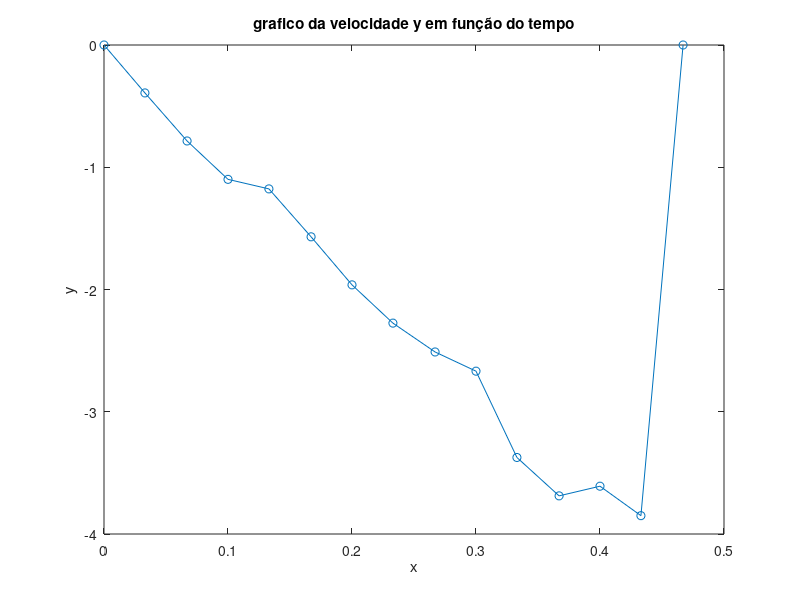

The MATLAB source for this figure:
 x = [0, 0.033, 0.067, 0.1, 0.133, 0.167, 0.2, 0.233, 0.267, 0.3, 0.333, 0.367, 0.4, 0.433, 0.467];
y = [0, -0.392, -0.785, -1.099, -1.177, -1.569, -1.962, -2.275, -2.511, -2.668, -3.374, -3.688, -3.609, -3.85, 0];
plot(x, y, '-o');
xlabel('x');
ylabel('y');
title('grafico da velocidade y em função do tempo');